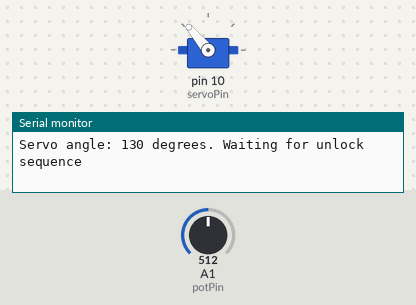
A sketch run on a simulated Arduino Uno, built with avr-gcc and run on an emulated ATmega328P. Parts: servo, the last lines printed to the serial monitor. Inputs (shaded band) come from the test bench; at power-on: A1 (potPin) = 512.

Above: at 1.2 s.
1.3 s: A1 (potPin) set to 0
2.8 s: A1 (potPin) set to 941
4.3 s: A1 (potPin) set to 966
At 5.6 s:
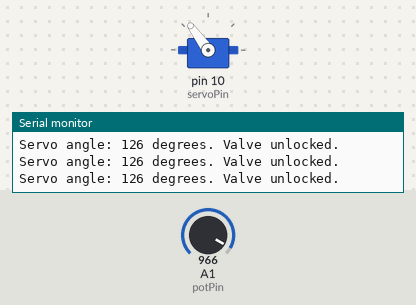
6.0 s: A1 (potPin) set to 716
At 7.2 s:
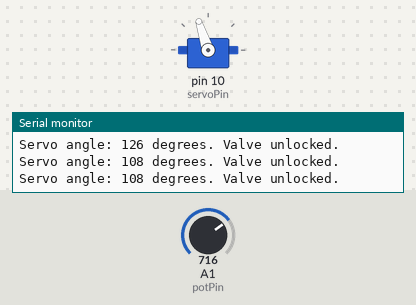
7.5 s: A1 (potPin) set to 511
At 8.1 s:
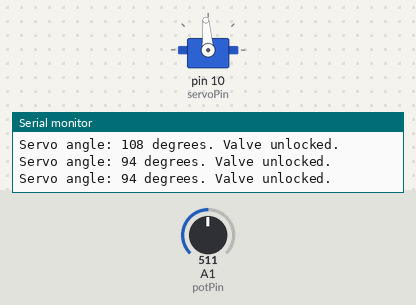
9.0 s: A1 (potPin) set to 1023
At 9.5 s:
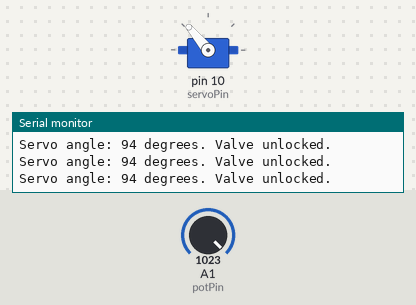
Timing chart, 0 to 11.5 s (numbered marks = the images above; inputs shaded):
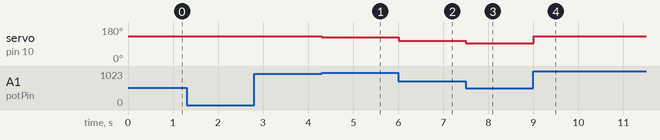

Measured:
- after the input at 4.3 s, servo on pin 10 (servoPin): 130° → 126° at once
- after the input at 6.0 s, servo on pin 10 (servoPin): 126° → 108° at once
- after the input at 7.5 s, servo on pin 10 (servoPin): 108° → 94° at once
- after the input at 9.0 s, servo on pin 10 (servoPin): 94° → 130° at once

The sketch:

servo_potentiometer.ino
```cpp
#include <Servo.h>

// Hardware
Servo myServo;
const int servoPin = 10;
const int potPin = A1;

// Servo angles
const int closedAngle = 130;  // Closed position
const int openAngle = 60;     // Open position
int setAngle = closedAngle;   // Start with valve closed

// Timing
unsigned long currMillis;
unsigned long prevServoMillis = 0;
unsigned long prevPrintMillis = 0;
const unsigned long printInterval = 500;  // Print interval in milliseconds
const unsigned long servoInterval = 10;    // Servo update interval in milliseconds

// Unlocking logic
bool unlocked = false; // start unlocked
int unlockStage = 0;  // 0 = Locked, 1 = Open reached, 2 = Closed reached (Unlocked)

void setup() {
  Serial.begin(9600);
  myServo.attach(servoPin);
  pinMode(potPin, INPUT);

  // Start with valve closed
  myServo.write(closedAngle);
  Serial.println("Valve locked: Waiting for unlock sequence");
}

void loop() {
  currMillis = millis();

  // Read and map the potentiometer value
  int potValue = analogRead(potPin);
  int mappedAngle = map(potValue, 0, 1023, openAngle, closedAngle);

  // Unlock logic
  if (!unlocked) {
    if (unlockStage == 0 && mappedAngle <= openAngle + 5) {
      unlockStage = 1;  // Fully opened
      Serial.println("Step 1: Valve fully open.");
    }
    if (unlockStage == 1 && mappedAngle >= closedAngle - 5) {
      unlockStage = 2;  // Fully closed → Unlock
      unlocked = true;
      Serial.println("Valve unlocked: Now controlled by potentiometer");
    }
  }

  // Control servo only if unlocked
  if (unlocked && currMillis - prevServoMillis >= servoInterval) {
    prevServoMillis = currMillis;
    if (mappedAngle != setAngle) { // Update only if angle changed
      setAngle = mappedAngle;
      myServo.write(setAngle);
    }
  }

  // **Ensure Serial Monitor prints every second**
  if (currMillis - prevPrintMillis >= printInterval) {
    prevPrintMillis = currMillis;
    Serial.print("Servo angle: ");
    Serial.print(setAngle);
    Serial.print(" degrees. ");
    Serial.println(unlocked ? "Valve unlocked." : "Waiting for unlock sequence");
  }
}
```
